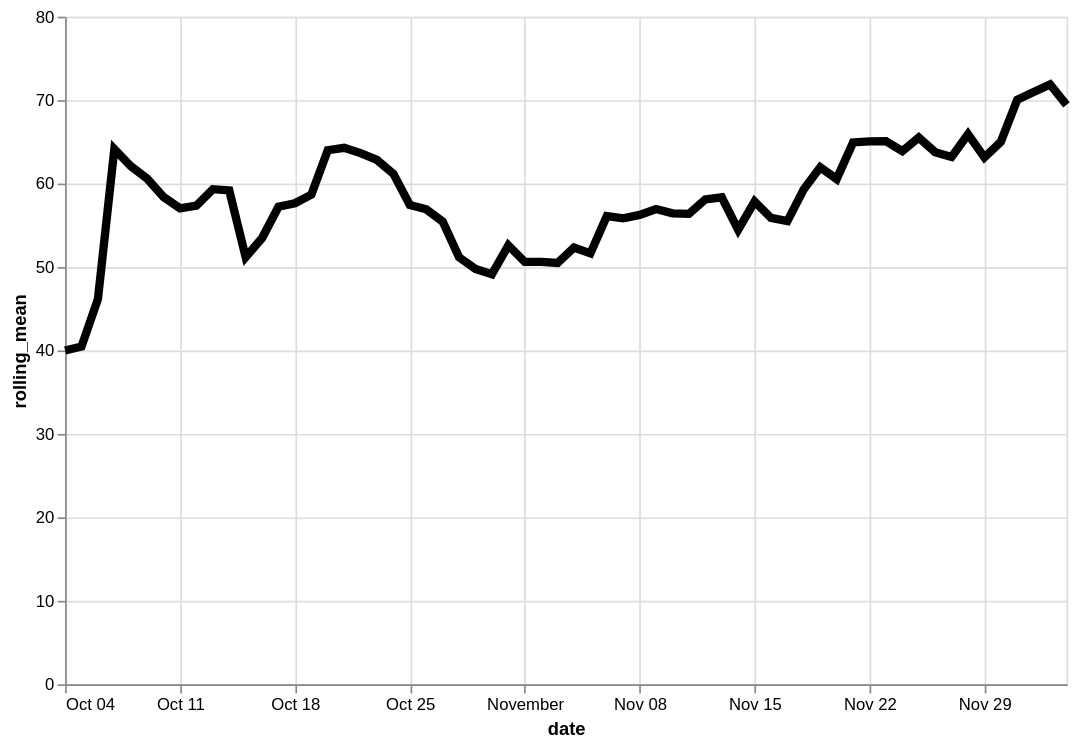

Here is the Vega-Lite specification saved for this chart:
### Vega-Lite specification from a JSON file in a GitHub repository (floating-point values rounded to 4 significant figures)
{"config": {"view": {"continuousWidth": 400, "continuousHeight": 300}}, "data": {"name": "data-40810f570c2362148ad780e69118d5c6"}, "mark": {"type": "line", "color": "black", "size": 5}, "encoding": {"x": {"type": "temporal", "field": "date"}, "y": {"type": "quantitative", "field": "rolling_mean"}}, "height": 400, "transform": [{"window": [{"op": "mean", "field": "logavg", "as": "rolling_mean"}], "frame": [-7, 0]}], "width": 600, "$schema": "https://vega.github.io/schema/vega-lite/v4.8.1.json", "datasets": {"data-40810f570c2362148ad780e69118d5c6": [{"date": "2020-10-04", "logavg": 40.0}, {"date": "2020-10-05", "logavg": 40.94}, {"date": "2020-10-06", "logavg": 57.5}, {"date": "2020-10-07", "logavg": 118.1}, {"date": "2020-10-08", "logavg": 53.94}, {"date": "2020-10-09", "logavg": 53.03}, {"date": "2020-10-10", "logavg": 45.17}, {"date": "2020-10-11", "logavg": 47.61}, {"date": "2020-10-12", "logavg": 42.55}, {"date": "2020-10-13", "logavg": 56.72}, {"date": "2020-10-14", "logavg": 56.36}, {"date": "2020-10-15", "logavg": 54.1}, {"date": "2020-10-16", "logavg": 72.27}, {"date": "2020-10-17", "logavg": 83.05}, {"date": "2020-10-18", "logavg": 48.48}, {"date": "2020-10-19", "logavg": 55.91}, {"date": "2020-10-20", "logavg": 85.14}, {"date": "2020-10-21", "logavg": 58.95}, {"date": "2020-10-22", "logavg": 51.37}, {"date": "2020-10-23", "logavg": 47.48}, {"date": "2020-10-24", "logavg": 58.96}, {"date": "2020-10-25", "logavg": 53.27}, {"date": "2020-10-26", "logavg": 44.24}, {"date": "2020-10-27", "logavg": 44.2}, {"date": "2020-10-28", "logavg": 50.83}, {"date": "2020-10-29", "logavg": 47.9}, {"date": "2020-10-30", "logavg": 46.17}, {"date": "2020-10-31", "logavg": 75.2}, {"date": "2020-11-01", "logavg": 43.13}, {"date": "2020-11-02", "logavg": 53.24}, {"date": "2020-11-03", "logavg": 43.19}, {"date": "2020-11-04", "logavg": 59.1}, {"date": "2020-11-05", "logavg": 45.19}, {"date": "2020-11-06", "logavg": 83.61}, {"date": "2020-11-07", "logavg": 44.1}, {"date": "2020-11-08", "logavg": 78.46}, {"date": "2020-11-09", "logavg": 48.74}, {"date": "2020-11-10", "logavg": 49.05}, {"date": "2020-11-11", "logavg": 42.74}, {"date": "2020-11-12", "logavg": 72.88}, {"date": "2020-11-13", "logavg": 47.25}, {"date": "2020-11-14", "logavg": 52.46}, {"date": "2020-11-15", "logavg": 71.13}, {"date": "2020-11-16", "logavg": 62.81}, {"date": "2020-11-17", "logavg": 45.68}, {"date": "2020-11-18", "logavg": 79.74}, {"date": "2020-11-19", "logavg": 63.72}, {"date": "2020-11-20", "logavg": 61.6}, {"date": "2020-11-21", "logavg": 82.33}, {"date": "2020-11-22", "logavg": 53.46}, {"date": "2020-11-23", "logavg": 71.38}, {"date": "2020-11-24", "logavg": 53.2}, {"date": "2020-11-25", "logavg": 58.68}, {"date": "2020-11-26", "logavg": 65.73}, {"date": "2020-11-27", "logavg": 59.09}, {"date": "2020-11-28", "logavg": 83.47}, {"date": "2020-11-29", "logavg": 60.0}, {"date": "2020-11-30", "logavg": 68.47}, {"date": "2020-12-01", "logavg": 111.8}, {"date": "2020-12-02", "logavg": 60.57}, {"date": "2020-12-03", "logavg": 66.0}, {"date": "2020-12-04", "logavg": 46.0}]}}
